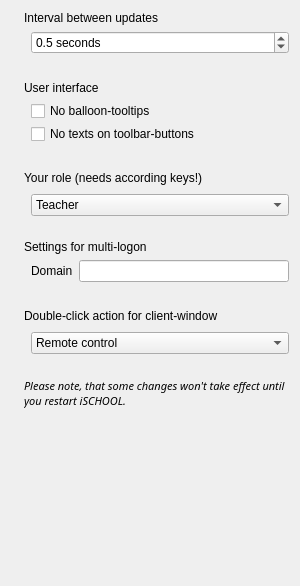
<?xml version="1.0" encoding="UTF-8"?>
<ui version="4.0">
 <class>Config</class>
 <widget class="QWidget" name="Config">
  <property name="geometry">
   <rect>
    <x>0</x>
    <y>0</y>
    <width>300</width>
    <height>586</height>
   </rect>
  </property>
  <layout class="QVBoxLayout" name="verticalLayout">
   <property name="spacing">
    <number>24</number>
   </property>
   <item>
    <layout class="QVBoxLayout">
     <property name="spacing">
      <number>6</number>
     </property>
     <property name="margin">
      <number>0</number>
     </property>
     <item>
      <layout class="QHBoxLayout">
       <property name="spacing">
        <number>6</number>
       </property>
       <property name="margin">
        <number>0</number>
       </property>
       <item>
        <widget class="QLabel" name="label_2">
         <property name="sizePolicy">
          <sizepolicy hsizetype="Fixed" vsizetype="Fixed">
           <horstretch>0</horstretch>
           <verstretch>0</verstretch>
          </sizepolicy>
         </property>
         <property name="text">
          <string/>
         </property>
         <property name="pixmap">
          <pixmap resource="../ischool.qrc">:/resources/clock.png</pixmap>
         </property>
        </widget>
       </item>
       <item>
        <widget class="QLabel" name="label">
         <property name="text">
          <string>Interval between updates</string>
         </property>
        </widget>
       </item>
      </layout>
     </item>
     <item>
      <layout class="QHBoxLayout">
       <property name="spacing">
        <number>6</number>
       </property>
       <property name="margin">
        <number>0</number>
       </property>
       <item>
        <spacer>
         <property name="orientation">
          <enum>Qt::Horizontal</enum>
         </property>
         <property name="sizeType">
          <enum>QSizePolicy::Fixed</enum>
         </property>
         <property name="sizeHint" stdset="0">
          <size>
           <width>20</width>
           <height>1</height>
          </size>
         </property>
        </spacer>
       </item>
       <item>
        <widget class="QDoubleSpinBox" name="updateIntervalSB">
         <property name="whatsThis">
          <string>&lt;html&gt;&lt;head&gt;&lt;meta name=&quot;qrichtext&quot; content=&quot;1&quot; /&gt;&lt;/head&gt;&lt;body style=&quot; white-space: pre-wrap; font-family:Sans Serif; font-size:9pt; font-weight:400; font-style:normal; text-decoration:none;&quot;&gt;&lt;p style=&quot; margin-top:0px; margin-bottom:0px; margin-left:0px; margin-right:0px; -qt-block-indent:0; text-indent:0px;&quot;&gt;Here you can set the interval between updates of clients. Higher values result in lower network-traffic and lower CPU-usage on this computer.&lt;/p&gt;&lt;/body&gt;&lt;/html&gt;</string>
         </property>
         <property name="suffix">
          <string> seconds</string>
         </property>
         <property name="decimals">
          <number>1</number>
         </property>
         <property name="minimum">
          <double>0.100000000000000</double>
         </property>
         <property name="maximum">
          <double>10.000000000000000</double>
         </property>
         <property name="singleStep">
          <double>0.500000000000000</double>
         </property>
         <property name="value">
          <double>0.500000000000000</double>
         </property>
        </widget>
       </item>
      </layout>
     </item>
    </layout>
   </item>
   <item>
    <layout class="QVBoxLayout">
     <property name="spacing">
      <number>3</number>
     </property>
     <property name="margin">
      <number>0</number>
     </property>
     <item>
      <layout class="QHBoxLayout">
       <property name="spacing">
        <number>6</number>
       </property>
       <property name="margin">
        <number>0</number>
       </property>
       <item>
        <widget class="QLabel" name="label_6">
         <property name="text">
          <string/>
         </property>
         <property name="pixmap">
          <pixmap resource="../ischool.qrc">:/resources/userinterface.png</pixmap>
         </property>
        </widget>
       </item>
       <item>
        <widget class="QLabel" name="label_5">
         <property name="text">
          <string>User interface</string>
         </property>
        </widget>
       </item>
       <item>
        <spacer>
         <property name="orientation">
          <enum>Qt::Horizontal</enum>
         </property>
         <property name="sizeHint" stdset="0">
          <size>
           <width>40</width>
           <height>20</height>
          </size>
         </property>
        </spacer>
       </item>
      </layout>
     </item>
     <item>
      <layout class="QHBoxLayout">
       <property name="spacing">
        <number>6</number>
       </property>
       <property name="margin">
        <number>0</number>
       </property>
       <item>
        <spacer>
         <property name="orientation">
          <enum>Qt::Horizontal</enum>
         </property>
         <property name="sizeType">
          <enum>QSizePolicy::Fixed</enum>
         </property>
         <property name="sizeHint" stdset="0">
          <size>
           <width>20</width>
           <height>1</height>
          </size>
         </property>
        </spacer>
       </item>
       <item>
        <widget class="QCheckBox" name="balloonToolTips">
         <property name="toolTip">
          <string>&lt;html&gt;&lt;head&gt;&lt;meta name=&quot;qrichtext&quot; content=&quot;1&quot; /&gt;&lt;/head&gt;&lt;body style=&quot; white-space: pre-wrap; font-family:Sans Serif; font-size:9pt; font-weight:400; font-style:normal; text-decoration:none;&quot;&gt;&lt;p style=&quot; margin-top:0px; margin-bottom:0px; margin-left:0px; margin-right:0px; -qt-block-indent:0; text-indent:0px;&quot;&gt;Do not show balloon-tooltips for toolbar-buttons&lt;/p&gt;&lt;/body&gt;&lt;/html&gt;</string>
         </property>
         <property name="whatsThis">
          <string>&lt;html&gt;&lt;head&gt;&lt;meta name=&quot;qrichtext&quot; content=&quot;1&quot; /&gt;&lt;/head&gt;&lt;body style=&quot; white-space: pre-wrap; font-family:Sans Serif; font-size:9pt; font-weight:400; font-style:normal; text-decoration:none;&quot;&gt;&lt;p style=&quot; margin-top:0px; margin-bottom:0px; margin-left:0px; margin-right:0px; -qt-block-indent:0; text-indent:0px;&quot;&gt;Check this option if you're annoyed by the balloon-tooltips appearing when moving mouse-cursor over toolbar-buttons.&lt;/p&gt;&lt;/body&gt;&lt;/html&gt;</string>
         </property>
         <property name="text">
          <string>No balloon-tooltips</string>
         </property>
        </widget>
       </item>
      </layout>
     </item>
     <item>
      <layout class="QHBoxLayout">
       <property name="spacing">
        <number>6</number>
       </property>
       <property name="margin">
        <number>0</number>
       </property>
       <item>
        <spacer>
         <property name="orientation">
          <enum>Qt::Horizontal</enum>
         </property>
         <property name="sizeType">
          <enum>QSizePolicy::Fixed</enum>
         </property>
         <property name="sizeHint" stdset="0">
          <size>
           <width>20</width>
           <height>1</height>
          </size>
         </property>
        </spacer>
       </item>
       <item>
        <widget class="QCheckBox" name="iconOnlyToolButtons">
         <property name="toolTip">
          <string>&lt;html&gt;&lt;head&gt;&lt;meta name=&quot;qrichtext&quot; content=&quot;1&quot; /&gt;&lt;/head&gt;&lt;body style=&quot; white-space: pre-wrap; font-family:Sans Serif; font-size:9pt; font-weight:400; font-style:normal; text-decoration:none;&quot;&gt;&lt;p style=&quot; margin-top:0px; margin-bottom:0px; margin-left:0px; margin-right:0px; -qt-block-indent:0; text-indent:0px;&quot;&gt;Do not show texts on toolbar-buttons&lt;/p&gt;&lt;/body&gt;&lt;/html&gt;</string>
         </property>
         <property name="text">
          <string>No texts on toolbar-buttons</string>
         </property>
        </widget>
       </item>
      </layout>
     </item>
    </layout>
   </item>
   <item>
    <layout class="QVBoxLayout">
     <property name="spacing">
      <number>6</number>
     </property>
     <property name="margin">
      <number>0</number>
     </property>
     <item>
      <layout class="QHBoxLayout">
       <property name="spacing">
        <number>6</number>
       </property>
       <property name="margin">
        <number>0</number>
       </property>
       <item>
        <widget class="QLabel" name="label_12">
         <property name="pixmap">
          <pixmap resource="../../lib/IschoolCore.qrc">:/resources/authors.png</pixmap>
         </property>
        </widget>
       </item>
       <item>
        <widget class="QLabel" name="label_13">
         <property name="text">
          <string>Your role (needs according keys!)</string>
         </property>
        </widget>
       </item>
       <item>
        <spacer>
         <property name="orientation">
          <enum>Qt::Horizontal</enum>
         </property>
         <property name="sizeHint" stdset="0">
          <size>
           <width>10</width>
           <height>20</height>
          </size>
         </property>
        </spacer>
       </item>
      </layout>
     </item>
     <item>
      <layout class="QHBoxLayout">
       <property name="spacing">
        <number>6</number>
       </property>
       <property name="margin">
        <number>0</number>
       </property>
       <item>
        <spacer>
         <property name="orientation">
          <enum>Qt::Horizontal</enum>
         </property>
         <property name="sizeType">
          <enum>QSizePolicy::Fixed</enum>
         </property>
         <property name="sizeHint" stdset="0">
          <size>
           <width>20</width>
           <height>1</height>
          </size>
         </property>
        </spacer>
       </item>
       <item>
        <widget class="QComboBox" name="roleCB">
         <property name="whatsThis">
          <string>&lt;html&gt;&lt;head&gt;&lt;meta name=&quot;qrichtext&quot; content=&quot;1&quot; /&gt;&lt;style type=&quot;text/css&quot;&gt;
p, li { white-space: pre-wrap; }
&lt;/style&gt;&lt;/head&gt;&lt;body style=&quot; font-family:'Sans Serif'; font-size:9pt; font-weight:400; font-style:normal; text-decoration:none;&quot;&gt;
&lt;p style=&quot; margin-top:0px; margin-bottom:0px; margin-left:0px; margin-right:0px; -qt-block-indent:0; text-indent:0px;&quot;&gt;Here you can select your role. Only change this if you know what you're doing. Otherwise you won't be able to access any clients until you restore your old role.&lt;/p&gt;&lt;/body&gt;&lt;/html&gt;</string>
         </property>
         <item>
          <property name="text">
           <string>Teacher</string>
          </property>
         </item>
         <item>
          <property name="text">
           <string>Administrator</string>
          </property>
         </item>
         <item>
          <property name="text">
           <string>Supporter</string>
          </property>
         </item>
         <item>
          <property name="text">
           <string>Other</string>
          </property>
         </item>
        </widget>
       </item>
      </layout>
     </item>
    </layout>
   </item>
   <item>
    <layout class="QVBoxLayout">
     <property name="spacing">
      <number>6</number>
     </property>
     <property name="margin">
      <number>0</number>
     </property>
     <item>
      <layout class="QHBoxLayout">
       <property name="spacing">
        <number>6</number>
       </property>
       <property name="margin">
        <number>0</number>
       </property>
       <item>
        <widget class="QLabel" name="label_10">
         <property name="sizePolicy">
          <sizepolicy hsizetype="Fixed" vsizetype="Fixed">
           <horstretch>0</horstretch>
           <verstretch>0</verstretch>
          </sizepolicy>
         </property>
         <property name="pixmap">
          <pixmap resource="../ischool.qrc">:/resources/remotelogon_22.png</pixmap>
         </property>
        </widget>
       </item>
       <item>
        <widget class="QLabel" name="label_11">
         <property name="text">
          <string>Settings for multi-logon</string>
         </property>
        </widget>
       </item>
      </layout>
     </item>
     <item>
      <layout class="QHBoxLayout">
       <property name="spacing">
        <number>6</number>
       </property>
       <property name="margin">
        <number>0</number>
       </property>
       <item>
        <spacer>
         <property name="orientation">
          <enum>Qt::Horizontal</enum>
         </property>
         <property name="sizeType">
          <enum>QSizePolicy::Fixed</enum>
         </property>
         <property name="sizeHint" stdset="0">
          <size>
           <width>20</width>
           <height>1</height>
          </size>
         </property>
        </spacer>
       </item>
       <item>
        <widget class="QLabel" name="label_15">
         <property name="text">
          <string>Domain</string>
         </property>
        </widget>
       </item>
       <item>
        <widget class="QLineEdit" name="domainEdit"/>
       </item>
      </layout>
     </item>
    </layout>
   </item>
   <item>
    <layout class="QVBoxLayout">
     <property name="spacing">
      <number>6</number>
     </property>
     <property name="margin">
      <number>0</number>
     </property>
     <item>
      <layout class="QHBoxLayout">
       <property name="spacing">
        <number>6</number>
       </property>
       <property name="margin">
        <number>0</number>
       </property>
       <item>
        <widget class="QLabel" name="label_16">
         <property name="pixmap">
          <pixmap resource="../ischool.qrc">:/resources/thinclient.png</pixmap>
         </property>
        </widget>
       </item>
       <item>
        <widget class="QLabel" name="label_17">
         <property name="text">
          <string>Double-click action for client-window</string>
         </property>
        </widget>
       </item>
       <item>
        <spacer>
         <property name="orientation">
          <enum>Qt::Horizontal</enum>
         </property>
         <property name="sizeHint" stdset="0">
          <size>
           <width>10</width>
           <height>20</height>
          </size>
         </property>
        </spacer>
       </item>
      </layout>
     </item>
     <item>
      <layout class="QHBoxLayout">
       <property name="spacing">
        <number>6</number>
       </property>
       <property name="margin">
        <number>0</number>
       </property>
       <item>
        <spacer>
         <property name="orientation">
          <enum>Qt::Horizontal</enum>
         </property>
         <property name="sizeType">
          <enum>QSizePolicy::Fixed</enum>
         </property>
         <property name="sizeHint" stdset="0">
          <size>
           <width>20</width>
           <height>1</height>
          </size>
         </property>
        </spacer>
       </item>
       <item>
        <widget class="QComboBox" name="clientDoubleClickActionCB">
         <property name="whatsThis">
          <string>&lt;html&gt;&lt;head&gt;&lt;meta name=&quot;qrichtext&quot; content=&quot;1&quot; /&gt;&lt;style type=&quot;text/css&quot;&gt;
p, li { white-space: pre-wrap; }
&lt;/style&gt;&lt;/head&gt;&lt;body style=&quot; font-family:'Sans Serif'; font-size:9pt; font-weight:400; font-style:normal; text-decoration:none;&quot;&gt;
&lt;p style=&quot; margin-top:0px; margin-bottom:0px; margin-left:0px; margin-right:0px; -qt-block-indent:0; text-indent:0px;&quot;&gt;Here you can set what should happen if you double-click a client-window.&lt;/p&gt;&lt;/body&gt;&lt;/html&gt;</string>
         </property>
         <item>
          <property name="text">
           <string>Remote control</string>
          </property>
          <property name="icon">
           <iconset resource="../ischool.qrc">
            <normaloff>:/resources/remote_control.png</normaloff>:/resources/remote_control.png</iconset>
          </property>
         </item>
         <item>
          <property name="text">
           <string>View live in fullscreen</string>
          </property>
          <property name="icon">
           <iconset resource="../ischool.qrc">
            <normaloff>:/resources/viewmag.png</normaloff>:/resources/viewmag.png</iconset>
          </property>
         </item>
        </widget>
       </item>
      </layout>
     </item>
    </layout>
   </item>
   <item>
    <layout class="QHBoxLayout">
     <property name="spacing">
      <number>6</number>
     </property>
     <property name="margin">
      <number>0</number>
     </property>
     <item>
      <widget class="QLabel" name="label_8">
       <property name="sizePolicy">
        <sizepolicy hsizetype="Fixed" vsizetype="Fixed">
         <horstretch>0</horstretch>
         <verstretch>0</verstretch>
        </sizepolicy>
       </property>
       <property name="text">
        <string/>
       </property>
       <property name="pixmap">
        <pixmap resource="../ischool.qrc">:/resources/info_22.png</pixmap>
       </property>
      </widget>
     </item>
     <item>
      <widget class="QLabel" name="label_7">
       <property name="text">
        <string>&lt;html&gt;&lt;head&gt;&lt;meta name=&quot;qrichtext&quot; content=&quot;1&quot; /&gt;&lt;/head&gt;&lt;body style=&quot; white-space: pre-wrap; font-family:Sans Serif; font-size:9pt; font-weight:400; font-style:normal; text-decoration:none;&quot;&gt;&lt;p style=&quot; margin-top:0px; margin-bottom:0px; margin-left:0px; margin-right:0px; -qt-block-indent:0; text-indent:0px;&quot;&gt;&lt;span style=&quot; font-size:8pt; font-style:italic;&quot;&gt;Please note, that some changes won't take effect until you restart iSCHOOL.&lt;/span&gt;&lt;/p&gt;&lt;/body&gt;&lt;/html&gt;</string>
       </property>
       <property name="wordWrap">
        <bool>true</bool>
       </property>
      </widget>
     </item>
    </layout>
   </item>
   <item>
    <spacer>
     <property name="orientation">
      <enum>Qt::Vertical</enum>
     </property>
     <property name="sizeHint" stdset="0">
      <size>
       <width>20</width>
       <height>40</height>
      </size>
     </property>
    </spacer>
   </item>
  </layout>
 </widget>
 <resources>
  <include location="../ischool.qrc"/>
  <include location="../../lib/IschoolCore.qrc"/>
 </resources>
 <connections/>
</ui>
